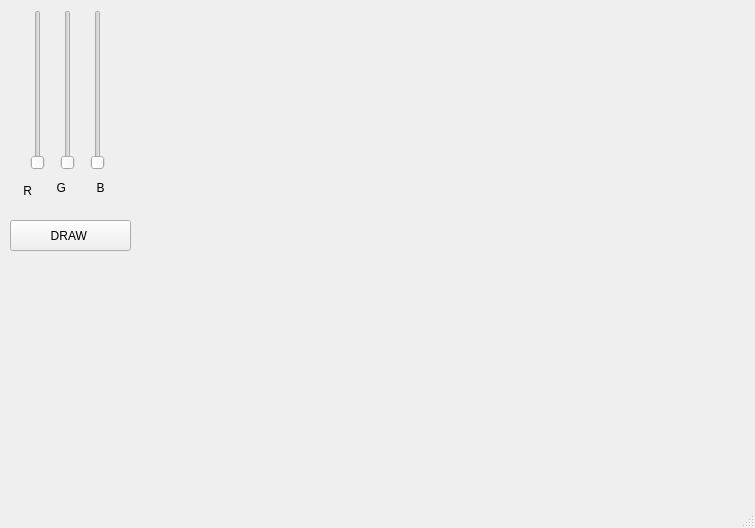
<?xml version="1.0" encoding="UTF-8"?>
<ui version="4.0">
 <class>MainWindow</class>
 <widget class="QMainWindow" name="MainWindow">
  <property name="geometry">
   <rect>
    <x>0</x>
    <y>0</y>
    <width>755</width>
    <height>528</height>
   </rect>
  </property>
  <property name="windowTitle">
   <string>MainWindow</string>
  </property>
  <widget class="QWidget" name="centralwidget">
   <widget class="QPushButton" name="pushButton">
    <property name="geometry">
     <rect>
      <x>10</x>
      <y>220</y>
      <width>121</width>
      <height>31</height>
     </rect>
    </property>
    <property name="text">
     <string>DRAW </string>
    </property>
   </widget>
   <widget class="QLabel" name="label">
    <property name="geometry">
     <rect>
      <x>160</x>
      <y>20</y>
      <width>581</width>
      <height>421</height>
     </rect>
    </property>
    <property name="text">
     <string/>
    </property>
   </widget>
   <widget class="QLabel" name="label_2">
    <property name="geometry">
     <rect>
      <x>10</x>
      <y>180</y>
      <width>51</width>
      <height>21</height>
     </rect>
    </property>
    <property name="text">
     <string>    R</string>
    </property>
   </widget>
   <widget class="QLabel" name="label_3">
    <property name="geometry">
     <rect>
      <x>40</x>
      <y>180</y>
      <width>56</width>
      <height>16</height>
     </rect>
    </property>
    <property name="text">
     <string>     G</string>
    </property>
   </widget>
   <widget class="QLabel" name="label_4">
    <property name="geometry">
     <rect>
      <x>80</x>
      <y>180</y>
      <width>56</width>
      <height>16</height>
     </rect>
    </property>
    <property name="text">
     <string>     B</string>
    </property>
   </widget>
   <widget class="QSlider" name="verticalSlider">
    <property name="geometry">
     <rect>
      <x>30</x>
      <y>10</y>
      <width>16</width>
      <height>160</height>
     </rect>
    </property>
    <property name="orientation">
     <enum>Qt::Vertical</enum>
    </property>
   </widget>
   <widget class="QSlider" name="verticalSlider_2">
    <property name="geometry">
     <rect>
      <x>60</x>
      <y>10</y>
      <width>16</width>
      <height>160</height>
     </rect>
    </property>
    <property name="orientation">
     <enum>Qt::Vertical</enum>
    </property>
   </widget>
   <widget class="QSlider" name="verticalSlider_3">
    <property name="geometry">
     <rect>
      <x>90</x>
      <y>10</y>
      <width>16</width>
      <height>160</height>
     </rect>
    </property>
    <property name="orientation">
     <enum>Qt::Vertical</enum>
    </property>
   </widget>
  </widget>
  <widget class="QMenuBar" name="menubar">
   <property name="geometry">
    <rect>
     <x>0</x>
     <y>0</y>
     <width>755</width>
     <height>22</height>
    </rect>
   </property>
  </widget>
  <widget class="QStatusBar" name="statusbar"/>
 </widget>
 <resources/>
 <connections/>
</ui>
